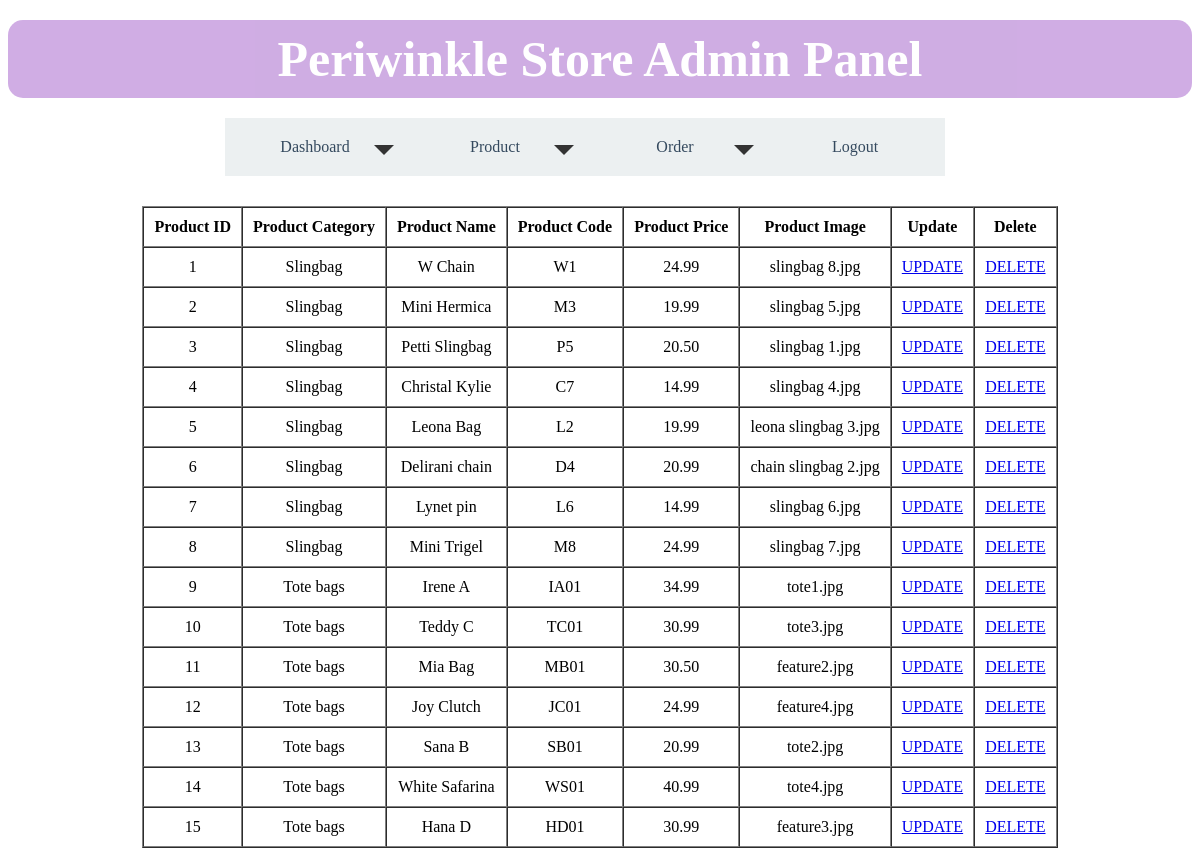
The app's page /admin/product.php with its own data.
### tables this page shows
CREATE TABLE `product` (
  `product_id` int(10) NOT NULL,
  `product_category` varchar(20) NOT NULL,
  `product_name` varchar(255) NOT NULL,
  `product_code` varchar(10) NOT NULL,
  `product_price` decimal(10,2) NOT NULL,
  `product_image` varchar(255) NOT NULL
);

### admin/product.php (the view, shortened to what this page needs)
<?php include_once('headerAdmin.php') ?>
<?php
	include('../config/db_peri.php');
    $sql= "SELECT * FROM product";
	$result = $conn->query($sql);
	if ($result->num_rows > 0) {
		echo '<p><table cellpadding=10 cellspacing=0 border=1 align="center">';
		echo '<tr><td align="center"><b>Product ID</b></td>
		<td align="center"><b>Product Category</b></td>
		<td align="center"><b>Product Name</b></td>
		<td align="center"><b>Product Code</b></td>
		<td align="center"><b>Product Price</b></td>
		<td align="center"><b>Product Image</b></td>
		<td align="center"><b>Update</b></td>
		<td align="center"><b>Delete</b></td>
		</tr>';
		while($row = $result->fetch_assoc()) {
		   echo '<tr>';
		   echo '<td align="center">'.$row["product_id"].'</td>';
		   echo '<td align="center">'.$row["product_category"].'</td>';
		   echo '<td align="center">'.$row["product_name"].'</td>';
		   echo '<td align="center">'.$row["product_code"].'</td>';
		   echo '<td align="center">'.$row["product_price"].'</td>';
		   echo '<td align="center">'.$row["product_image"].'</td>';
		   echo "<td align='center'><a href='editProduct.php?orderID=$row[product_id]'> UPDATE </a></td>";
		   echo '<td><a href="deleteProduct.php?orderID='.$row["product_id"].'">DELETE</a></td>';
		   echo '</tr>';
		}
		echo '</table></p>';
	 }
	 else {
	   echo '<font color=red>No record found';
	 }
?>

### records on screen
product: product_id "1", product_category "Slingbag", product_name "W Chain", product_code "W1", product_price "24.99", product_image "slingbag 8.jpg"
product: product_id "2", product_category "Slingbag", product_name "Mini Hermica", product_code "M3", product_price "19.99", product_image "slingbag 5.jpg"
product: product_id "3", product_category "Slingbag", product_name "Petti Slingbag", product_code "P5", product_price "20.50", product_image "slingbag 1.jpg"
product: product_id "4", product_category "Slingbag", product_name "Christal Kylie", product_code "C7", product_price "14.99", product_image "slingbag 4.jpg"
product: product_id "5", product_category "Slingbag", product_name "Leona Bag", product_code "L2", product_price "19.99", product_image "leona slingbag 3.jpg"
product: product_id "6", product_category "Slingbag", product_name "Delirani chain", product_code "D4", product_price "20.99", product_image "chain slingbag 2.jpg"
product: product_id "7", product_category "Slingbag", product_name "Lynet pin", product_code "L6", product_price "14.99", product_image "slingbag 6.jpg"
product: product_id "8", product_category "Slingbag", product_name "Mini Trigel", product_code "M8", product_price "24.99", product_image "slingbag 7.jpg"
product: product_id "9", product_category "Tote bags", product_name "Irene A", product_code "IA01", product_price "34.99", product_image "tote1.jpg"
product: product_id "10", product_category "Tote bags", product_name "Teddy C", product_code "TC01", product_price "30.99", product_image "tote3.jpg"
product: product_id "11", product_category "Tote bags", product_name "Mia Bag", product_code "MB01", product_price "30.50", product_image "feature2.jpg"
product: product_id "12", product_category "Tote bags", product_name "Joy Clutch", product_code "JC01", product_price "24.99", product_image "feature4.jpg"
product: product_id "13", product_category "Tote bags", product_name "Sana B", product_code "SB01", product_price "20.99", product_image "tote2.jpg"
product: product_id "14", product_category "Tote bags", product_name "White Safarina", product_code "WS01", product_price "40.99", product_image "tote4.jpg"
product: product_id "15", product_category "Tote bags", product_name "Hana D", product_code "HD01", product_price "30.99", product_image "feature3.jpg"
